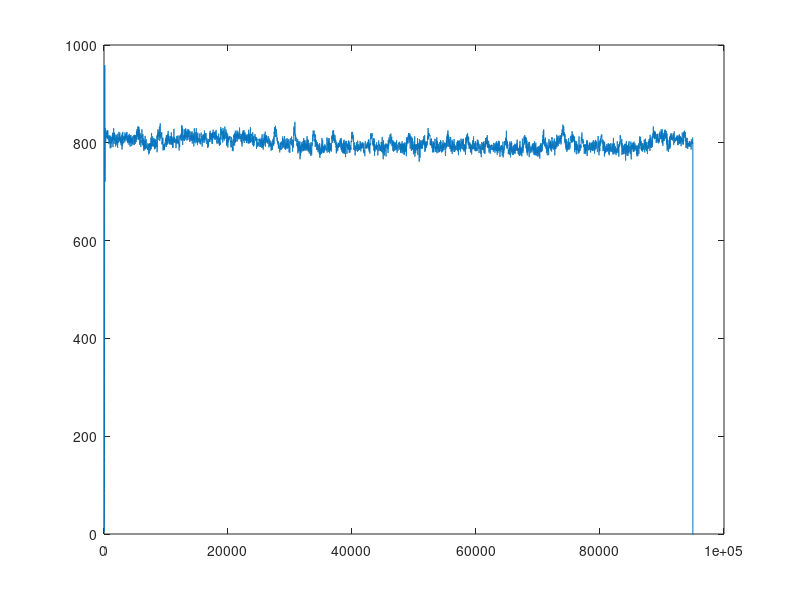
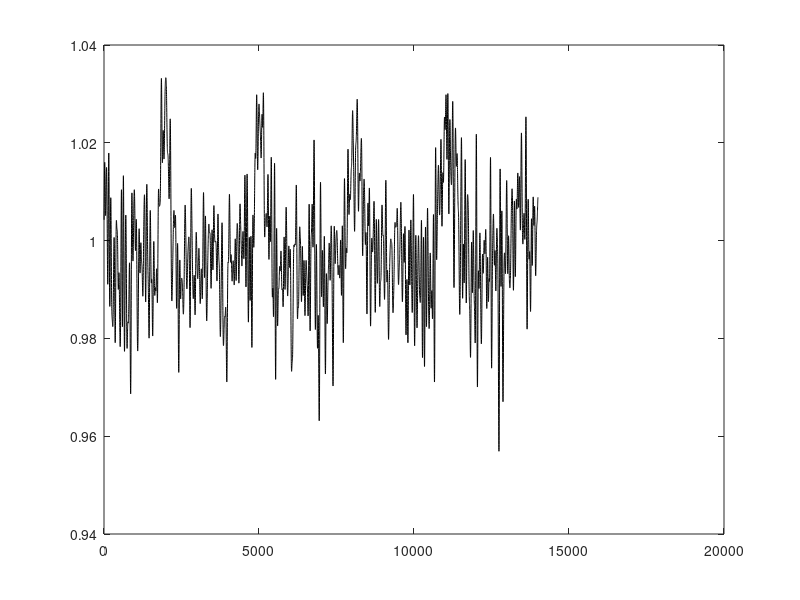

Recreate these plots in MATLAB, in order. (Note: this script raises an error after producing the figures.)

load KRSY20180327rec2-180327-111655.mat;

figure; plot(Ca)


sample_rate = 6000;
%onset = 31300; %% onset of stimulus
%onset = 275600;

onset = 40100;


baseline = mean(Ca((onset-(0.2*sample_rate)):onset));
adj_stimulus = Ca((onset-(2000)):(onset+(12000)))/baseline;
figure; plot(adj_stimulus, 'k')
S = downsample(adj_stimulus,10);
mat2clip(S)




%%Avg
baseline_toe1 = mean(Ca(12000:14000));
figure; plot(Ca/baseline_toe1, 'k'); set(gca, 'Xlim', [12000 21000]); set(gca, 'Ylim', [0.9 1.1]);
%hold on; plot([6666 6666 13332],[-.2 -.25 -.25],'k-','linewidth',2);


baseline_toe2 = mean(Ca(30000:32000));
figure; plot(Ca/baseline_toe2, 'k'); set(gca, 'Xlim', [30000 39000]); set(gca, 'Ylim', [0.9 1.1]);
hold on; plot([33000 33000 34500],[1 .95 .95],'k-','linewidth',2);


%%Down-sampled

down_Ca = downsample(Ca,20);
baseline_down_toe1 = mean(down_Ca(600:700));
figure; plot(down_Ca/baseline_down_toe1, 'k'); set(gca, 'Xlim', [600 1050]); set(gca, 'Ylim', [0.9 1.1]);
KRSYday4toe1 = down_Ca(600:1050)/baseline_down_toe1;

baseline_down_toe2 = mean(down_Ca(1500:1600));
figure; plot(down_Ca/baseline_down_toe2, 'k'); set(gca, 'Xlim', [1500 1950]); set(gca, 'Ylim', [0.9 1.1]);
KRSYday4toe2 = down_Ca(1500:1950)/baseline_down_toe2;

S = [KRSYday4toe1' KRSYday4toe2'];
mat2clip(S);
